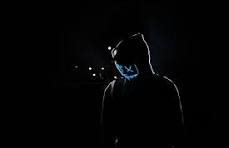
#> input picture 4_Image Enhancement in Spatial Domain using Histogram Processing/darkimage.jpg, 229 x 148 px, found by its file name
$ python que1.py
#> lines starting #> are read from the running program, lines starting #| are printed output that depends on the picture
#To verify the histograms of dark, light, low contrast and high contrast images.
import cv2
import matplotlib.pyplot as plt
import numpy as np


def plot_image_and_histogram(image, ax_image, ax_hist, title):
    ax_image.imshow(image, cmap='gray')
    ax_image.set_title(title)
    ax_image.axis('off')

    ax_hist.hist(image.ravel(), bins=256, range=[0, 256], color='black')#2d-1d
    ax_hist.set_xlim([0, 256])
    ax_hist.set_title(f'{title} Histogram')

# Load the images
dark_image = cv2.imread(r"C:\Users\Administrator\Downloads\CV\darkimage.jpg", cv2.IMREAD_GRAYSCALE)
#> dark_image: shape (148, 229); min 0, max 253, mean 3.3
light_image = cv2.imread(r"C:\Users\Administrator\Downloads\CV\lightimage.jpg", cv2.IMREAD_GRAYSCALE)
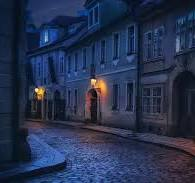
#> input picture 4_Image Enhancement in Spatial Domain using Histogram Processing/lightimage.jpg, 195 x 183 px, found by its file name
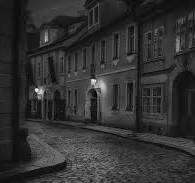
#> light_image: shape (183, 195); min 0, max 255, mean 49.1
low_contrast_image = cv2.imread(r"C:\Users\Administrator\Downloads\CV\lowcontrast.jpg", cv2.IMREAD_GRAYSCALE)
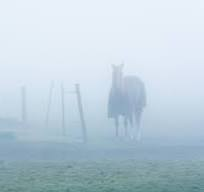
#> input picture 4_Image Enhancement in Spatial Domain using Histogram Processing/lowcontrast.jpg, 204 x 192 px, found by its file name
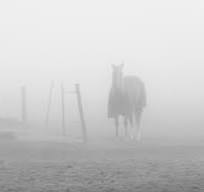
#> low_contrast_image: shape (192, 204); min 104, max 241, mean 202.7
high_contrast_image = cv2.imread(r"C:\Users\Administrator\Downloads\CV\highcontrast.jpg", cv2.IMREAD_GRAYSCALE)
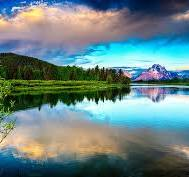
#> input picture 4_Image Enhancement in Spatial Domain using Histogram Processing/highcontrast.jpg, 189 x 177 px, found by its file name
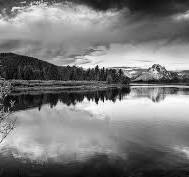
#> high_contrast_image: shape (177, 189); min 0, max 255, mean 122.8

# Create subplots
fig, axes = plt.subplots(4, 2, figsize=(12, 18))

# Plot images and histograms
plot_image_and_histogram(dark_image, axes[0, 0], axes[0, 1], 'Dark Image')
plot_image_and_histogram(light_image, axes[1, 0], axes[1, 1], 'Light Image')
plot_image_and_histogram(low_contrast_image, axes[2, 0], axes[2, 1], 'Low Contrast Image')
plot_image_and_histogram(high_contrast_image, axes[3, 0], axes[3, 1], 'High Contrast Image')

plt.tight_layout()
plt.show()
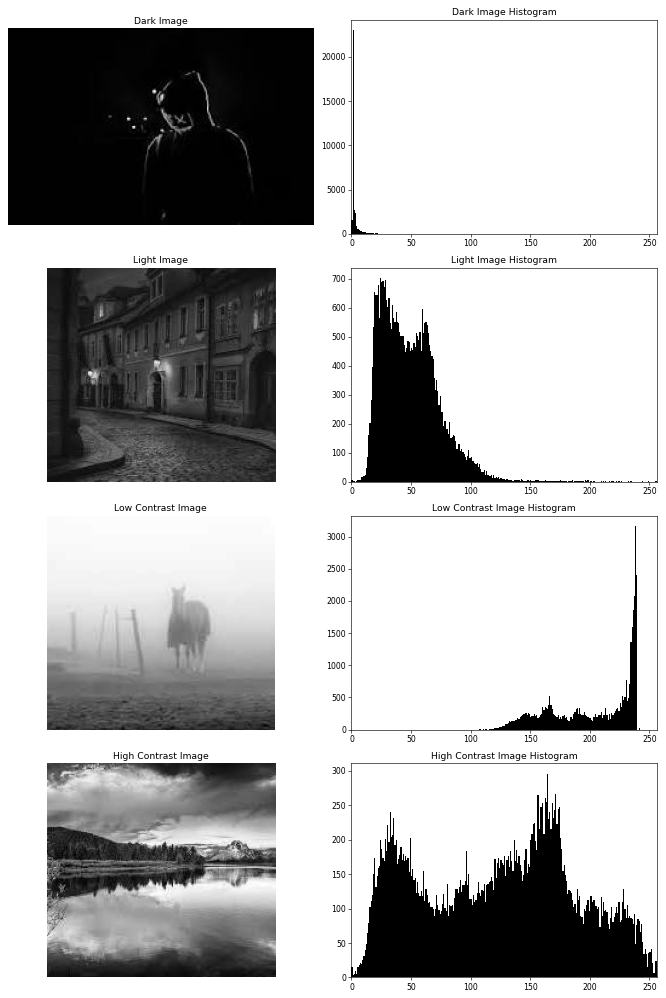
#> figure drawn by matplotlib, 8 panels; panel 2: tallest bar 23047 high, from x = 1 to 2; panel 4: tallest bar 703 high, from x = 24 to 25; panel 6: tallest bar 3168 high, from x = 238 to 239; panel 8: tallest bar 296 high, from x = 164 to 165
